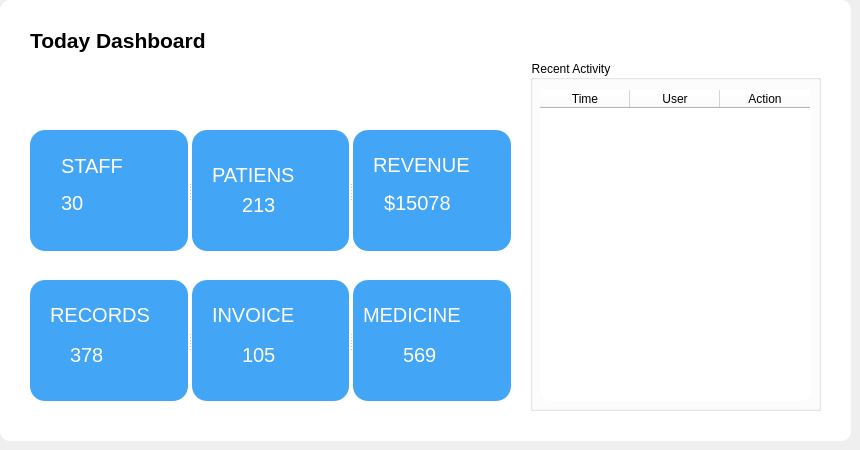
    <widget class="QWidget" name="pageDashboard">
     <widget class="QFrame" name="frameDashboard_2">
      <property name="geometry">
       <rect>
        <x>0</x>
        <y>0</y>
        <width>851</width>
        <height>441</height>
       </rect>
      </property>
      <property name="styleSheet">
       <string notr="true">QFrame{
    background:white;
    border-radius:10px;
}</string>
      </property>
      <property name="frameShape">
       <enum>QFrame::Shape::NoFrame</enum>
      </property>
      <widget class="QLabel" name="lblTitle_2">
       <property name="geometry">
        <rect>
         <x>30</x>
         <y>20</y>
         <width>231</width>
         <height>41</height>
        </rect>
       </property>
       <property name="font">
        <font>
         <pointsize>16</pointsize>
         <bold>true</bold>
        </font>
       </property>
       <property name="styleSheet">
        <string notr="true">color:black;</string>
       </property>
       <property name="text">
        <string>Today Dashboard</string>
       </property>
      </widget>
      <widget class="QGroupBox" name="groupBox">
       <property name="geometry">
        <rect>
         <x>530</x>
         <y>60</y>
         <width>291</width>
         <height>351</height>
        </rect>
       </property>
       <property name="styleSheet">
        <string notr="true">color:black;</string>
       </property>
       <property name="title">
        <string>Recent Activity</string>
       </property>
       <widget class="QTableWidget" name="tableWidget">
        <property name="geometry">
         <rect>
          <x>10</x>
          <y>30</y>
          <width>271</width>
          <height>311</height>
         </rect>
        </property>
        <property name="autoScroll">
         <bool>true</bool>
        </property>
        <property name="showGrid">
         <bool>true</bool>
        </property>
        <property name="gridStyle">
         <enum>Qt::PenStyle::NoPen</enum>
        </property>
        <property name="columnCount">
         <number>3</number>
        </property>
        <attribute name="horizontalHeaderDefaultSectionSize">
         <number>90</number>
        </attribute>
        <column>
         <property name="text">
          <string>Time</string>
         </property>
        </column>
        <column>
         <property name="text">
          <string>User</string>
         </property>
        </column>
        <column>
         <property name="text">
          <string>Action</string>
         </property>
        </column>
       </widget>
      </widget>
      <widget class="QSplitter" name="splitter_2">
       <property name="geometry">
        <rect>
         <x>30</x>
         <y>280</y>
         <width>481</width>
         <height>121</height>
        </rect>
       </property>
       <property name="orientation">
        <enum>Qt::Orientation::Horizontal</enum>
       </property>
       <widget class="QFrame" name="cardStaff_5">
        <property name="styleSheet">
         <string notr="true">QFrame{
background:#42A5F5;
border-radius:15px;
}</string>
        </property>
        <property name="frameShape">
         <enum>QFrame::Shape::NoFrame</enum>
        </property>
        <widget class="QLabel" name="label_14">
         <property name="geometry">
          <rect>
           <x>40</x>
           <y>60</y>
           <width>42</width>
           <height>30</height>
          </rect>
         </property>
         <property name="font">
          <font>
           <pointsize>15</pointsize>
          </font>
         </property>
         <property name="styleSheet">
          <string notr="true">color: white;</string>
         </property>
         <property name="text">
          <string>378</string>
         </property>
        </widget>
        <widget class="QLabel" name="label_13">
         <property name="geometry">
          <rect>
           <x>20</x>
           <y>20</y>
           <width>110</width>
           <height>30</height>
          </rect>
         </property>
         <property name="font">
          <font>
           <pointsize>15</pointsize>
          </font>
         </property>
         <property name="styleSheet">
          <string notr="true">color: white;</string>
         </property>
         <property name="text">
          <string>RECORDS</string>
         </property>
        </widget>
       </widget>
       <widget class="QFrame" name="cardStaff_6">
        <property name="styleSheet">
         <string notr="true">QFrame{
background:#42A5F5;
border-radius:15px;
}</string>
        </property>
        <property name="frameShape">
         <enum>QFrame::Shape::NoFrame</enum>
        </property>
        <widget class="QLabel" name="label_17">
         <property name="geometry">
          <rect>
           <x>50</x>
           <y>60</y>
           <width>42</width>
           <height>30</height>
          </rect>
         </property>
         <property name="font">
          <font>
           <pointsize>15</pointsize>
          </font>
         </property>
         <property name="styleSheet">
          <string notr="true">color: white;</string>
         </property>
         <property name="text">
          <string>105</string>
         </property>
        </widget>
        <widget class="QLabel" name="label_18">
         <property name="geometry">
          <rect>
           <x>20</x>
           <y>20</y>
           <width>97</width>
           <height>30</height>
          </rect>
         </property>
         <property name="font">
          <font>
           <pointsize>15</pointsize>
          </font>
         </property>
         <property name="styleSheet">
          <string notr="true">color: white;</string>
         </property>
         <property name="text">
          <string>INVOICE</string>
         </property>
        </widget>
       </widget>
       <widget class="QFrame" name="cardStaff_4">
        <property name="styleSheet">
         <string notr="true">QFrame{
background:#42A5F5;
border-radius:15px;
}</string>
        </property>
        <property name="frameShape">
         <enum>QFrame::Shape::NoFrame</enum>
        </property>
        <widget class="QLabel" name="label_11">
         <property name="geometry">
          <rect>
           <x>10</x>
           <y>20</y>
           <width>121</width>
           <height>30</height>
          </rect>
         </property>
         <property name="font">
          <font>
           <pointsize>15</pointsize>
          </font>
         </property>
         <property name="styleSheet">
          <string notr="true">color: white;</string>
         </property>
         <property name="text">
          <string>MEDICINE</string>
         </property>
        </widget>
        <widget class="QLabel" name="label_12">
         <property name="geometry">
          <rect>
           <x>50</x>
           <y>60</y>
           <width>51</width>
           <height>30</height>
          </rect>
         </property>
         <property name="font">
          <font>
           <pointsize>15</pointsize>
          </font>
         </property>
         <property name="styleSheet">
          <string notr="true">color: white;</string>
         </property>
         <property name="text">
          <string>569</string>
         </property>
        </widget>
       </widget>
      </widget>
      <widget class="QSplitter" name="splitter_3">
       <property name="geometry">
        <rect>
         <x>30</x>
         <y>130</y>
         <width>481</width>
         <height>121</height>
        </rect>
       </property>
       <property name="orientation">
        <enum>Qt::Orientation::Horizontal</enum>
       </property>
       <widget class="QFrame" name="cardStaff">
        <property name="styleSheet">
         <string notr="true">QFrame{
background:#42A5F5;
border-radius:15px;
}</string>
        </property>
        <property name="frameShape">
         <enum>QFrame::Shape::NoFrame</enum>
        </property>
        <widget class="QLabel" name="label_2">
         <property name="geometry">
          <rect>
           <x>31</x>
           <y>58</y>
           <width>28</width>
           <height>30</height>
          </rect>
         </property>
         <property name="font">
          <font>
           <pointsize>15</pointsize>
          </font>
         </property>
         <property name="styleSheet">
          <string notr="true">color: white;</string>
         </property>
         <property name="text">
          <string>30</string>
         </property>
        </widget>
        <widget class="QLabel" name="label">
         <property name="geometry">
          <rect>
           <x>31</x>
           <y>21</y>
           <width>70</width>
           <height>30</height>
          </rect>
         </property>
         <property name="font">
          <font>
           <pointsize>15</pointsize>
          </font>
         </property>
         <property name="styleSheet">
          <string notr="true">color: white;</string>
         </property>
         <property name="text">
          <string>STAFF</string>
         </property>
        </widget>
       </widget>
       <widget class="QFrame" name="cardStaff_2">
        <property name="styleSheet">
         <string notr="true">QFrame{
background:#42A5F5;
border-radius:15px;
}</string>
        </property>
        <property name="frameShape">
         <enum>QFrame::Shape::NoFrame</enum>
        </property>
        <widget class="QLabel" name="label_3">
         <property name="geometry">
          <rect>
           <x>20</x>
           <y>30</y>
           <width>98</width>
           <height>30</height>
          </rect>
         </property>
         <property name="font">
          <font>
           <pointsize>15</pointsize>
          </font>
         </property>
         <property name="styleSheet">
          <string notr="true">color: white;</string>
         </property>
         <property name="text">
          <string>PATIENS</string>
         </property>
        </widget>
        <widget class="QLabel" name="label_4">
         <property name="geometry">
          <rect>
           <x>50</x>
           <y>60</y>
           <width>42</width>
           <height>30</height>
          </rect>
         </property>
         <property name="font">
          <font>
           <pointsize>15</pointsize>
          </font>
         </property>
         <property name="styleSheet">
          <string notr="true">color: white;</string>
         </property>
         <property name="text">
          <string>213</string>
         </property>
        </widget>
       </widget>
       <widget class="QFrame" name="cardStaff_3">
        <property name="styleSheet">
         <string notr="true">QFrame{
background:#42A5F5;
border-radius:15px;
}</string>
        </property>
        <property name="frameShape">
         <enum>QFrame::Shape::NoFrame</enum>
        </property>
        <widget class="QLabel" name="label_9">
         <property name="geometry">
          <rect>
           <x>20</x>
           <y>20</y>
           <width>122</width>
           <height>30</height>
          </rect>
         </property>
         <property name="font">
          <font>
           <pointsize>15</pointsize>
          </font>
         </property>
         <property name="styleSheet">
          <string notr="true">color: white;</string>
         </property>
         <property name="text">
          <string>REVENUE  </string>
         </property>
        </widget>
        <widget class="QLabel" name="label_10">
         <property name="geometry">
          <rect>
           <x>31</x>
           <y>58</y>
           <width>84</width>
           <height>30</height>
          </rect>
         </property>
         <property name="font">
          <font>
           <pointsize>15</pointsize>
          </font>
         </property>
         <property name="styleSheet">
          <string notr="true">color: white;</string>
         </property>
         <property name="text">
          <string>$15078</string>
         </property>
        </widget>
       </widget>
      </widget>
     </widget>
    </widget>
